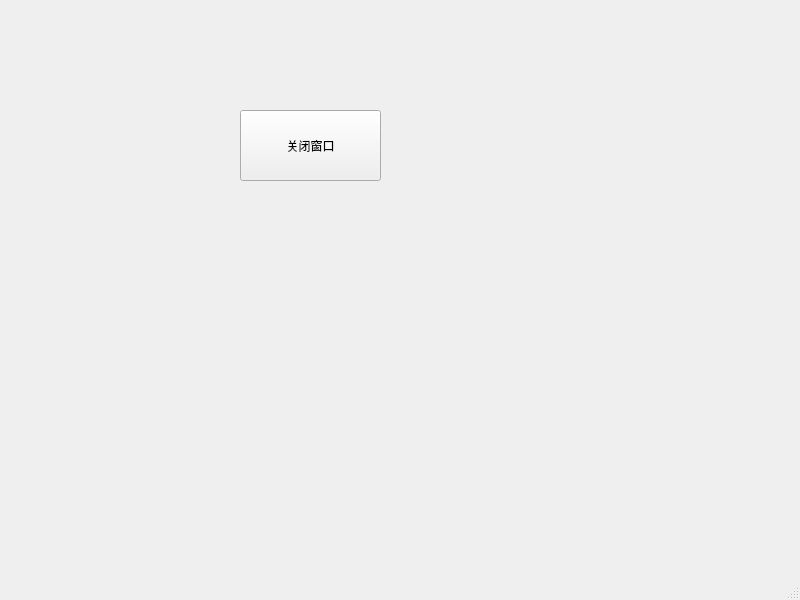
<?xml version="1.0" encoding="UTF-8"?>
<ui version="4.0">
 <class>MainWindow</class>
 <widget class="QMainWindow" name="MainWindow">
  <property name="geometry">
   <rect>
    <x>0</x>
    <y>0</y>
    <width>800</width>
    <height>600</height>
   </rect>
  </property>
  <property name="windowTitle">
   <string>MainWindow</string>
  </property>
  <widget class="QWidget" name="centralwidget">
   <widget class="QPushButton" name="pushButton">
    <property name="geometry">
     <rect>
      <x>240</x>
      <y>110</y>
      <width>141</width>
      <height>71</height>
     </rect>
    </property>
    <property name="text">
     <string>关闭窗口</string>
    </property>
   </widget>
  </widget>
  <widget class="QMenuBar" name="menubar">
   <property name="geometry">
    <rect>
     <x>0</x>
     <y>0</y>
     <width>800</width>
     <height>21</height>
    </rect>
   </property>
  </widget>
  <widget class="QStatusBar" name="statusbar"/>
 </widget>
 <resources/>
 <connections/>
</ui>
